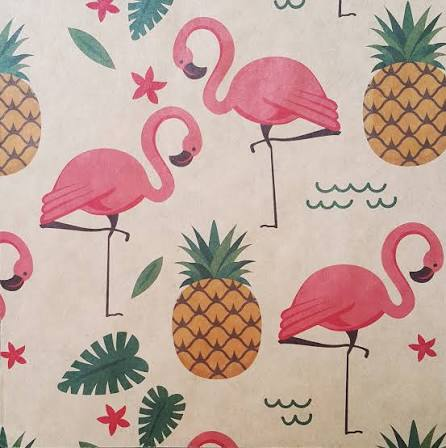
#> input picture python/input7.png, 446 x 448 px, found by its file name
$ python extract_edges.py
#> lines starting #> are read from the running program, lines starting #| are printed output that depends on the picture; after the words box and inside, x2 and y2 are one past the last pixel; in counts of white or black regions, pixels touching at a corner belong together
import cv2

# รูปต้นฉบับ
input_path = "python/input7.png"

# อ่านรูป
image = cv2.imread(input_path)
#> image is the input picture: shape (448, 446, 3); mean B, G, R 158.9, 168.7, 195.6

if image is None:
    print("ไม่พบรูปภาพ")
    exit()

# Resize ให้ขนาดมาตรฐาน
image = cv2.resize(image, (1024, 1024))
#> image: shape (1024, 1024, 3)

# แปลงเป็น Grayscale
gray = cv2.cvtColor(image, cv2.COLOR_BGR2GRAY)
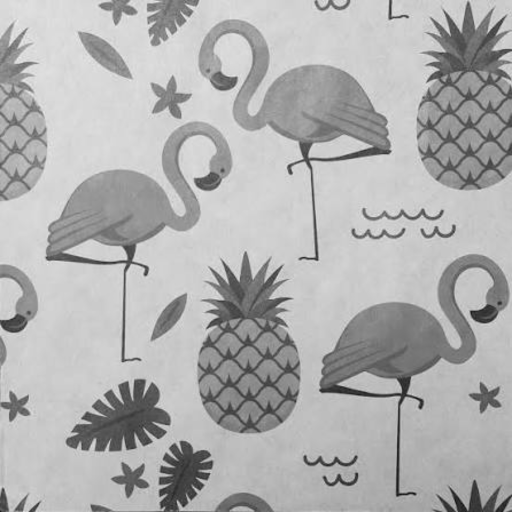
#> gray: shape (1024, 1024) (shown at 1/2 size); min 7, max 245, mean 175.5

# ลด Noise
blur = cv2.GaussianBlur(gray, (5, 5), 0)

# สกัดเส้น
edges = cv2.Canny(
    blur,
    50,
    150
)
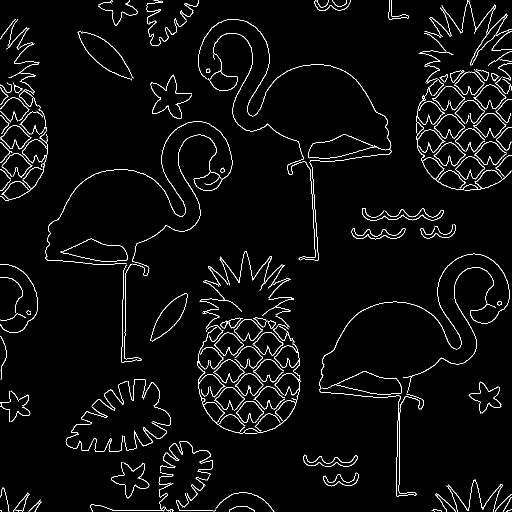
#> edges: shape (1024, 1024) (shown at 1/2 size); 3.2% white in thin lines or dots

# เชื่อมเส้นที่ขาด
close_kernel = cv2.getStructuringElement(
    cv2.MORPH_ELLIPSE,
    (5, 5)
)

edges = cv2.morphologyEx(
    edges,
    cv2.MORPH_CLOSE,
    close_kernel
)
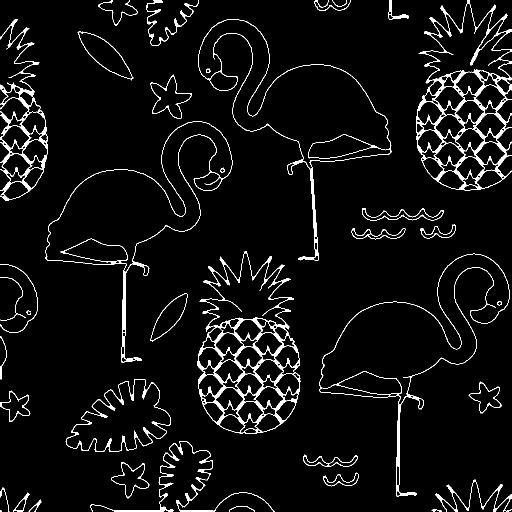
#> edges: shape (1024, 1024) (shown at 1/2 size); 4.8% white; 38 white regions (1 under 20 px), largest, box (x1, y1, x2, y2) and area: (832, 0, 1024, 382) 10994, (395, 502, 601, 867) 10892, (0, 38, 95, 401) 4984

# ลบจุดรบกวนเล็ก ๆ
open_kernel = cv2.getStructuringElement(
    cv2.MORPH_ELLIPSE,
    (3, 3)
)

edges = cv2.morphologyEx(
    edges,
    cv2.MORPH_OPEN,
    open_kernel
)
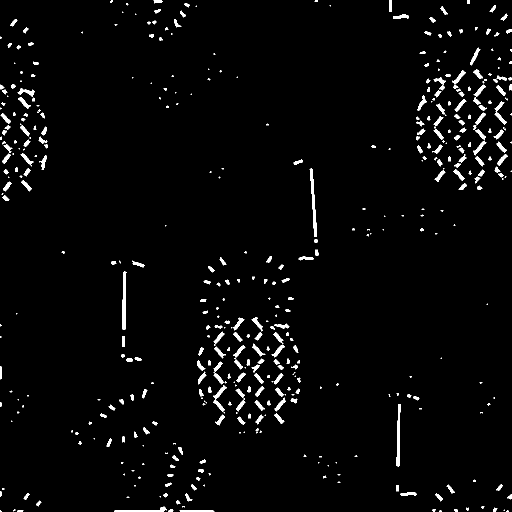
#> edges: shape (1024, 1024) (shown at 1/2 size); 2.6% white; 460 white regions (173 under 20 px), largest, box (x1, y1, x2, y2) and area: (619, 337, 634, 474) 743, (245, 543, 253, 660) 660, (793, 808, 802, 933) 655

cv2.imwrite(
    "clean_edge.png",
    edges
)

# บันทึกผล
cv2.imwrite(
    "edge.png",
    edges
)

print("สร้าง edge.png สำเร็จ")

$ run again, with python/input2.png copied over python/input7.png
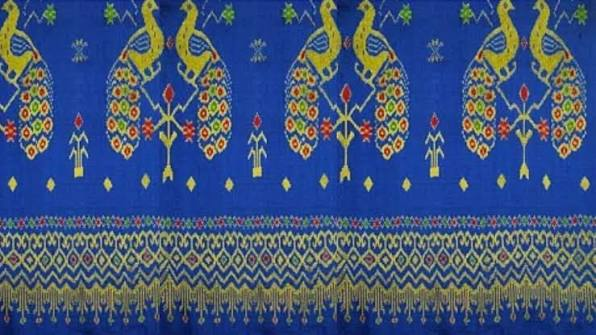
#> input picture python/input2.png, 596 x 335 px, found by its file name
#> image is the input picture: shape (335, 596, 3); mean B, G, R 121.9, 85.3, 65.7
#> image: shape (1024, 1024, 3)
#> `edges = cv2.Canny( blur, 50, 150 )`:
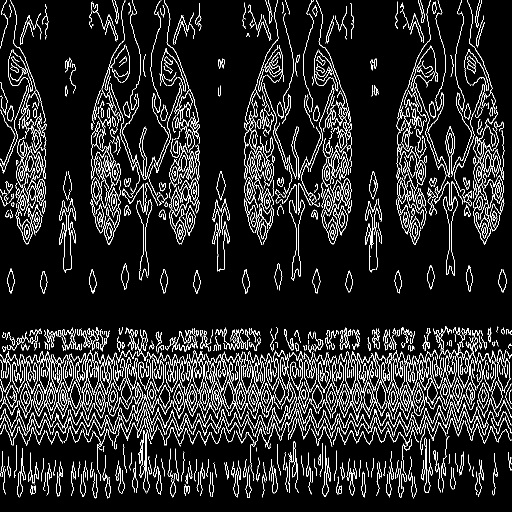
#> edges: shape (1024, 1024) (shown at 1/2 size); 9.2% white in thin lines or dots
#> `edges = cv2.morphologyEx( edges, cv2.MORPH_OPEN, open_kernel )`:
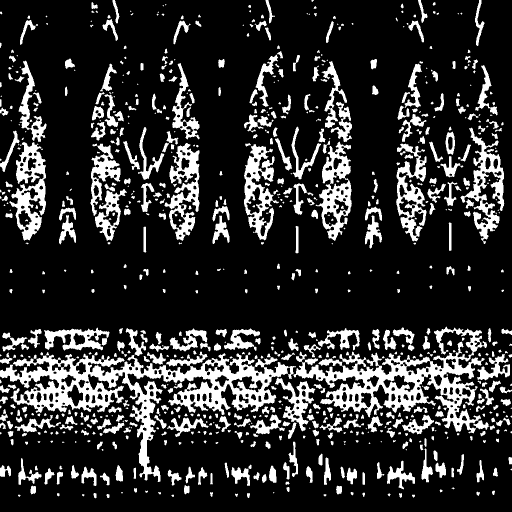
#> edges: shape (1024, 1024) (shown at 1/2 size); 18.7% white; 892 white regions (270 under 20 px), largest, box (x1, y1, x2, y2) and area: (0, 706, 631, 964) 36109, (587, 653, 978, 867) 22559, (19, 284, 92, 481) 6467

$ run again, with python/input3.png copied over python/input7.png
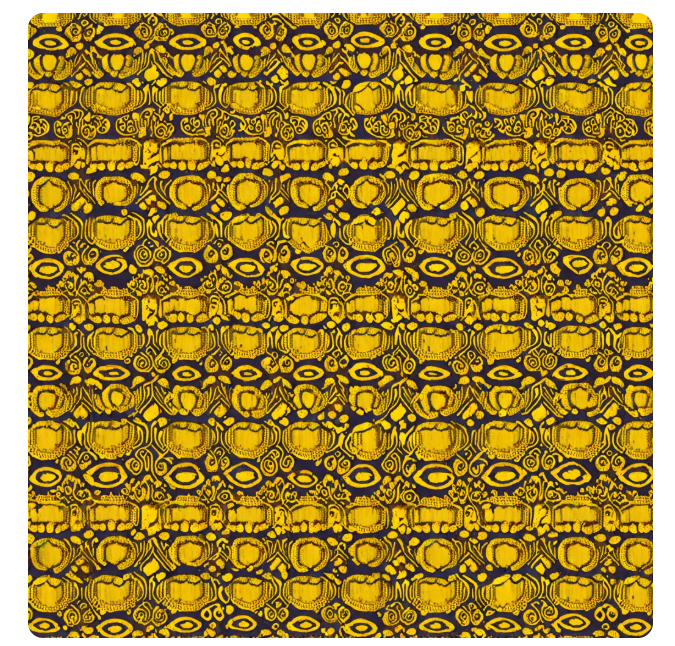
#> input picture python/input3.png, 675 x 646 px, found by its file name
#> image is the input picture: shape (646, 675, 3); mean B, G, R 46.7, 132.6, 161.8
#> image: shape (1024, 1024, 3)
#> `edges = cv2.Canny( blur, 50, 150 )`:
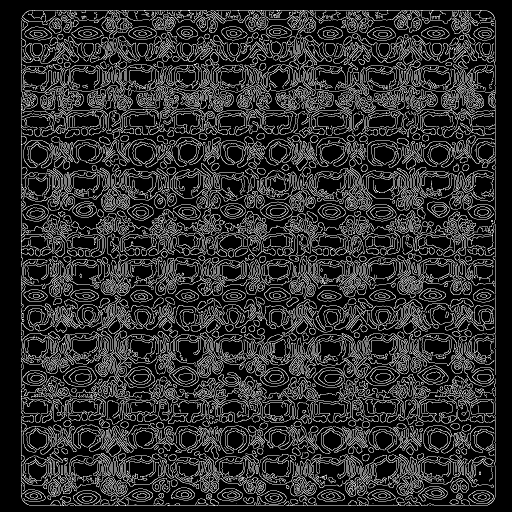
#> edges: shape (1024, 1024) (shown at 1/2 size); 18.7% white in thin lines or dots, all inside (x1, y1, x2, y2) = (42, 20, 991, 1012)
#> `edges = cv2.morphologyEx( edges, cv2.MORPH_OPEN, open_kernel )`:
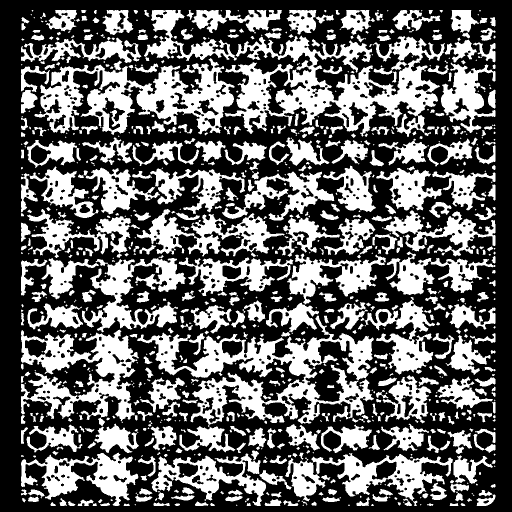
#> edges: shape (1024, 1024) (shown at 1/2 size); 39% white; 940 white regions (348 under 20 px), largest, box (x1, y1, x2, y2) and area: (449, 71, 890, 273) 35016, (274, 631, 748, 854) 32998, (69, 116, 469, 270) 26065
